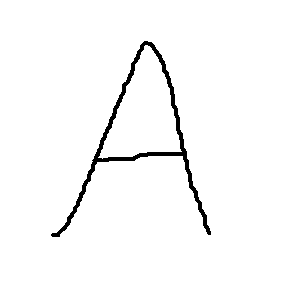
#> input picture data/other input images/symbol 0.png, 300 x 300 px, found by its file name; its folder holds 4 pictures in this run
$ python ppg_init.py
#> lines starting #> are read from the running program, lines starting #| are printed output that depends on the picture; after the words box and inside, x2 and y2 are one past the last pixel; in counts of white or black regions, pixels touching at a corner belong together; pictures that were not available may be replaced by others from this repository, and a replacement may not be noted
#!/usr/bin/env python
# coding: utf-8

# # Path pattern generating preprocess and initializations

# ## Libraries


import cv2 as cv
import os
import numpy as np
import matplotlib.pyplot as plt
import math


# ## Constants


def rotation_matrix(theta):
    return np.array([[np.cos(theta), np.sin(theta)],
                    [-np.sin(theta), np.cos(theta)]])


IMG_WIDTH = 300
IMG_HEIGHT = 300
NO_DIGITS = 10
NO_SYMBOLS = 3
PLOT_WIDTH = 15
PLOT_HEIGHT = 6
LOW_RESOLUTION_IMG_SIZE = 12
LOW_RESOLUTION_IMG_MARGIN = 1
PAPER_SIZE = 0.8 # in meters
# PAPER_CENTER = np.array([[-0.95],
#                          [-1.1]])
GLOBAL_PAPER_CENTER = np.array([[-5.8],
                                [-1.1]])
GLOBAL_ROBOT_CENTER = np.array([[-4.84],
                                [0.0]])
GLOBAL_P2R_VEC = GLOBAL_PAPER_CENTER - GLOBAL_ROBOT_CENTER
GLOBAL_PAPER_CX = GLOBAL_PAPER_CENTER[0]
GLOBAL_PAPER_CY = GLOBAL_PAPER_CENTER[1]

R2G_ANGLE = -math.pi/2 # robot to global angle
# PAPER_ROBOT_ANGLE = -math.pi
HEAD_ROTATION = rotation_matrix(R2G_ANGLE)
ROBOT_PAPER_CENTER = np.dot(HEAD_ROTATION, GLOBAL_P2R_VEC) # the coordinates in the robot frame
ROBOT_PAPER_CX = ROBOT_PAPER_CENTER[0]
ROBOT_PAPER_CY = ROBOT_PAPER_CENTER[1]


# ## Loading the set of premade images


def plot_digits(digit_img):
    plt.figure(figsize=(PLOT_WIDTH, PLOT_HEIGHT))
    for i in range(NO_SYMBOLS):
        rs = NO_SYMBOLS/2
        col_no = int(rs)
        row_no = 2 + math.ceil(rs) - col_no # if there are remainings.
        plt.subplot(row_no, col_no, i+1)
        plt.imshow(digit_img[i],cmap='gray')
        plt.axis("off")


IMAGE_PATH = '..\\data\\other input images\\symbol'
print('initialized data is stored in the following directory:')
print('..\\data\\other input images')


number_gray = np.zeros((NO_SYMBOLS, IMG_WIDTH ,IMG_HEIGHT))
for i in range (NO_SYMBOLS):
    number_image = cv.imread(IMAGE_PATH+' '+str(i)+'.png')
#> number_image is the input picture: shape (300, 300, 3); 97.6% white; 1 black region, box (x1, y1, x2, y2) and area: (51, 41, 211, 237) 2127
    number_gray[i] = cv.cvtColor(number_image, cv.COLOR_BGR2GRAY)

if __name__=='__main__':
    plot_digits(number_gray)


# ## Morphology Image Processing


# Taking a matrix of size 5 as the kernel
kernel = np.ones((3,3), np.uint8)
img_dilation = np.zeros((NO_SYMBOLS, IMG_WIDTH, IMG_HEIGHT))
# The first parameter is the original image,
# kernel is the matrix with which image is
# convolved and third parameter is the number
# of iterations, which will determine how much
# you want to erode/dilate a given image.
if __name__=='__main__':
    plt.figure(figsize=(12, 10))
for i in range(NO_SYMBOLS):
    img_erosion = cv.erode(number_gray[i], kernel, iterations=3)
    img_dilation[i, :, :] = cv.dilate(number_gray[i], kernel, iterations=1)
    if __name__=='__main__':
        plt.subplot(5,6, 3*i+1)
        plt.imshow(number_gray[i], cmap='gray')
        plt.title("input image", color='white')
        plt.axis("off")
        plt.subplot(5,6, 3*i+2)
        plt.imshow(img_dilation[i], cmap='gray')
        plt.title("dilated image", color='white')
        plt.axis("off")
        plt.subplot(5,6, 3*i+3)
        plt.imshow(img_erosion, cmap='gray')
        plt.title("eroded image", color='white')
        plt.axis("off")


# Taking a matrix of size 5 as the kernel
kernel1 = np.ones((5,5), np.uint8)
kernel2 = np.ones((7,7), np.uint8)
kernel3 = np.ones((3,3), np.uint8)
img_dilation1 = np.zeros((NO_SYMBOLS, IMG_WIDTH, IMG_HEIGHT))
img_dilation2 = np.zeros((NO_SYMBOLS, IMG_WIDTH, IMG_HEIGHT))
img_dilation3 = np.zeros((NO_SYMBOLS, IMG_WIDTH, IMG_HEIGHT))
# The first parameter is the original image,
# kernel is the matrix with which image is
# convolved and third parameter is the number
# of iterations, which will determine how much
# you want to erode/dilate a given image.
if __name__=='__main__':
    plt.figure(figsize=(12, 10))

for i in range(NO_SYMBOLS):
    img_dilation1[i, :, :] = cv.dilate(number_gray[i], kernel1, iterations=1)
    img_dilation2[i, :, :] = cv.dilate(number_gray[i], kernel2, iterations=1)
    img_dilation3[i, :, :] = cv.dilate(number_gray[i], kernel3, iterations=2)
    if __name__=='__main__':
        plt.subplot(5,6, 3*i+1)
        plt.imshow(img_dilation1[i], cmap='gray')
        if(i<=1):
            plt.title("dilation a", color='white')
        plt.axis("off")
        plt.subplot(5,6, 3*i+2)
        plt.imshow(img_dilation2[i], cmap='gray')
        if(i<=1):
            plt.title("dilation b", color='white')
        plt.axis("off")
        plt.subplot(5,6, 3*i+3)
        plt.imshow(img_dilation3[i], cmap='gray')
        if(i<=1):
            plt.title("dilation c", color='white')
        plt.axis("off")


# ## Output


for i in range(NO_SYMBOLS):
    cv.imwrite(IMAGE_PATH+' '+str(i)+' dilated.png', img_dilation[i])
#> this loop made 3 passes
#> pass 1, `cv.imwrite(IMAGE_PATH+' '+str(i)+' dilated.png', img_dilation[i])`:
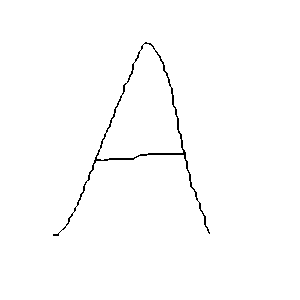
#> saved as symbol 0 dilated.png: shape (300, 300); 99% white; black in thin lines or dots, all inside (x1, y1, x2, y2) = (53, 42, 210, 236)
#> pass 2, `cv.imwrite(IMAGE_PATH+' '+str(i)+' dilated.png', img_dilation[i])`:
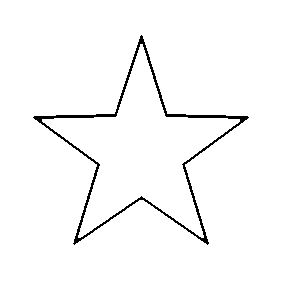
#> saved as symbol 1 dilated.png: shape (300, 300); 97.7% white; black in thin lines or dots, all inside (x1, y1, x2, y2) = (33, 35, 249, 245)

# IMAGE_PATH
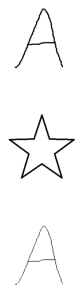
#> figure drawn by matplotlib, 3 panels
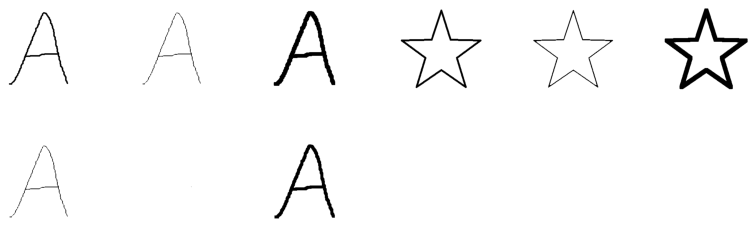
#> figure drawn by matplotlib, 9 panels
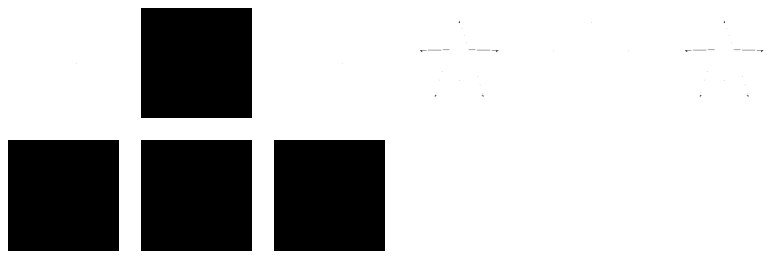
#> figure drawn by matplotlib, 9 panels
